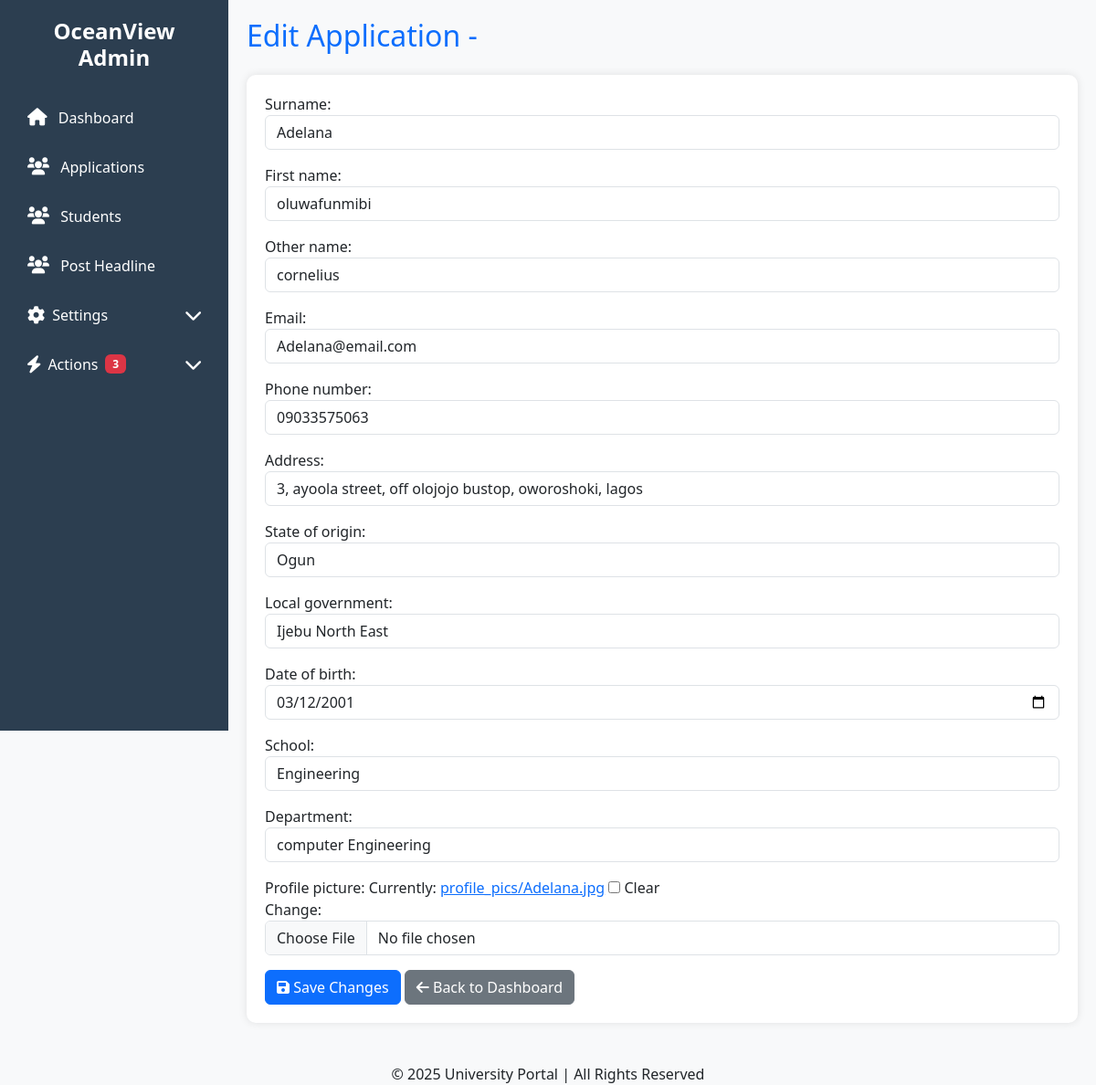
/edit-student/1/, run on the app's committed database.
### portal/models.py (models this page shows, shortened)
class Student(models.Model):
    surname = models.CharField(max_length=100)
    first_name = models.CharField(max_length=100)
    other_name = models.CharField(max_length=100, blank=True, null=True)
    email = models.EmailField(unique=True)
    phone_number = models.CharField(max_length=11)
    address = models.CharField(max_length=100)
    state_of_origin = models.ForeignKey(State, on_delete=models.CASCADE)
    local_government = models.ForeignKey(Lga, on_delete=models.CASCADE)
    date_of_birth = models.DateField()
    school = models.ForeignKey(School, on_delete=models.CASCADE)
    department = models.ForeignKey(Department, on_delete=models.CASCADE)
    application_number = models.CharField(max_length=10, unique=True, blank=True)
    profile_picture = models.ImageField(upload_to="profile_pics/", blank=True, null=True, default="profile_pics/default-profile.png")
    academic_session = models.ForeignKey("AcademicSession", on_delete=models.CASCADE, related_name="students")
    created_at = models.DateTimeField(default=now, editable=True)
    year = models.ForeignKey(Year, on_delete=models.CASCADE)  # Ensure correct field name
    semester = models.ForeignKey(Semester, on_delete=models.CASCADE)  # Lowercase 'semester'

### crm/views.py (the view)
# urls.py: path('edit-student/<int:student_id>/', edit_student, name='edit_student'),
def edit_student(request, student_id):
    student = get_object_or_404(Student, id=student_id)
    if request.method == "POST":
        form = StudentForm(request.POST, request.FILES, instance=student)
        if form.is_valid():
            form.save()
            return redirect("student_list")  # Redirect to the CRM dashboard or list page
    else:
        form = StudentForm(instance=student)
    return render(request, "crm/edit_student.html", {"form": form, "student": student})

### portal/models.py (called while the page is built)
    def __str__(self):
        return self.name

    def __str__(self):
        return self.name

    def __str__(self):
        return self.name

    def __str__(self):
        return self.name

### crm/templates/crm/edit_student.html (shortened to what this page needs)
{% load static    %}
<!DOCTYPE html>
<html lang="en">
<head>
    <link rel="stylesheet" href="https://cdn.jsdelivr.net/npm/bootstrap@5.3.0/dist/css/bootstrap.min.css">
    <link rel="stylesheet" href="https://cdnjs.cloudflare.com/ajax/libs/font-awesome/6.0.0/css/all.min.css">
    <link rel="stylesheet" href="{% static 'css/edit_student.css' %}">
</head>
<body>
    {% include 'crm/sidebar.html' %}
    <div class="main-content">
        <h2 class="text-primary mb-4">Edit Application - {{ application.application_number }}</h2>
        <div class="form-container">
            <form method="post" enctype="multipart/form-data">
                {{ form.as_p }}
                <button type="submit" class="btn btn-primary"><i class="fas fa-save"></i> Save Changes</button>
                <a href="{% url 'crm_dashboard' %}" class="btn btn-secondary"><i class="fas fa-arrow-left"></i> Back to Dashboard</a>
            </form>
        </div>
    </div>
    <div class="footer text-center mt-4">
        © 2025 University Portal | All Rights Reserved
    </div>
</body>
</html>

### crm/static/css/edit_student.css (style rules this page uses)
body { background-color: #f8f9fa; }
.main-content { margin-left: 250px; padding: 20px; }
.form-container { background: white; padding: 20px; border-radius: 10px; box-shadow: 0 0 10px rgba(0, 0, 0, 0.1); }

### data on the page
Student: surname "Adelana", first_name "oluwafunmibi", other_name "cornelius", email "Adelana@email.com", phone_number "09033575063", address "3, ayoola street, off olojojo bustop, oworoshoki, lagos", state_of_origin "Ogun", local_government "Ijebu North East", date_of_birth "03/12/2001", school "Engineering", department "computer Engineering"
